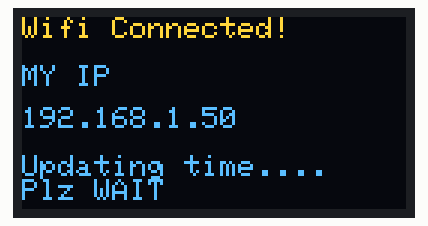
Recording of a sketch running on a simulated ESP8266 (NodeMCU). Parts: 128×64 one-colour display. The OLED is the two-colour kind (top 16 rows yellow); WiFi joins after 1.5 s; servers stay silent unless stated; network time is answered at once with the bench clock; the local clock reads 2024-03-15 10:24:30 at power-on unless the sketch sets it; what the sketch prints to the serial monitor is not drawn.

Above: at 2.2 s.
At 12.3 s:
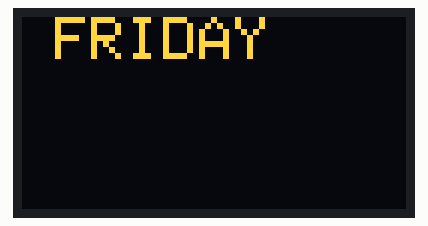

The sketch:

oled__i2cfixtime.ino
```cpp
#include <NTPClient.h>
#include <WiFiUdp.h>
#include <ESP8266WiFi.h>
#include <SPI.h>
#include <Wire.h>
#include <Adafruit_GFX.h>
#include <Adafruit_SSD1306.h>
#define SCREEN_WIDTH 128 // OLED display width, in pixels
#define SCREEN_HEIGHT 64 // OLED display height, in pixels
// Declaration for an SSD1306 display connected to I2C (SDA, SCL pins)
#define OLED_RESET  LED_BUILTIN  // 4 // Reset pin # (or -1 if sharing Arduino reset pin)
Adafruit_SSD1306 display(SCREEN_WIDTH, SCREEN_HEIGHT, &Wire, OLED_RESET);

const char *ssid     = "Blink-Speed";
const char *password = "12mt61r11";
int d;
const long utcOffsetInSeconds = 19800;
char daysOfTheWeek[7][12] = {"SUNDAY", "MONDAY", "TUESDAY", "WEDNESDAY", "THURSDAY", "FRIDAY", "SATURDAY"};

// Define NTP Client to get time
WiFiUDP ntpUDP;
NTPClient timeClient(ntpUDP, "in.pool.ntp.org", utcOffsetInSeconds);

void setup(){
  Serial.begin(9600);
   // SSD1306_SWITCHCAPVCC = generate display voltage from 3.3V internally
  if(!display.begin(SSD1306_SWITCHCAPVCC, 0x3C)) { // Address 0x3D for 128x64
    Serial.println(F("SSD1306 allocation failed"));
    for(;;); // Don't proceed, loop forever
  }

  display.clearDisplay();
  display.setTextSize(1);
  display.setTextColor(WHITE);
  display.setCursor(0, 7);

  WiFi.begin(ssid, password);

  while ( WiFi.status() != WL_CONNECTED ) {
    delay (5);
    Serial.println(" connecting to WIFI..");
    display.println("connecting to WIFI"); display.display();display.startscrollright(0x00, 0x0F);
  delay(1000);
  display.stopscroll();
  }
   display.clearDisplay();
   display.setCursor(0,0);
   display.println("Wifi Connected!");display.println();display.display();
   display.println("MY IP ");display.display();
   display.setCursor(0,30);
   display.display();
   display.println(WiFi.localIP() );display.println("\nUpdating time....");display.print("Plz WAIT");
   display.display();
  delay(10000);

  timeClient.begin();
}
void loop() {
  timeClient.update(); Serial.println(timeClient.getFormattedTime());
  display.clearDisplay();
  display.setCursor (11,0);
  display.setTextSize(2);
  display.print(daysOfTheWeek[timeClient.getDay()]);
  display.setCursor(0,30);
// display.println(timeClient.getFullFormattedTime());
  display.display();
  delay(1000);
}
```

Measured:
- what the display in image 0 shows lasts 10.1 s, from 2.2 s to 12.3 s
